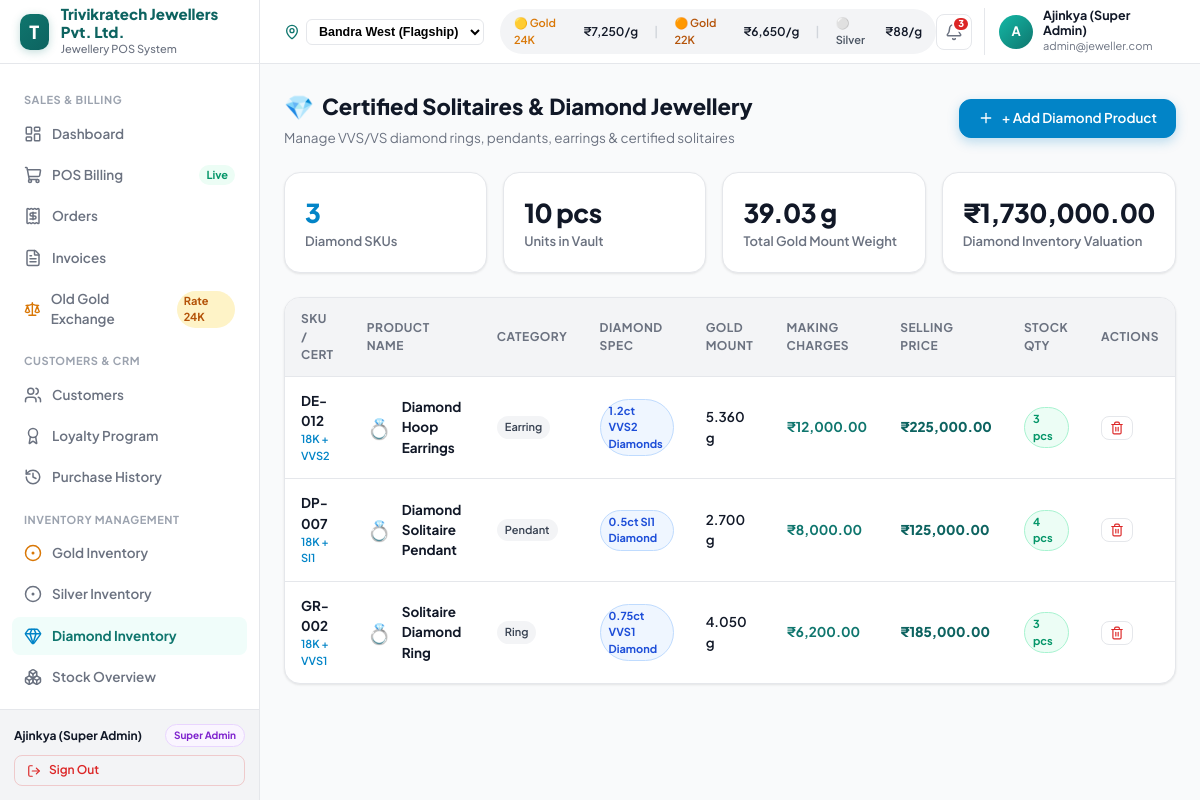
Page /inventory-diamond.php (signed in) on the committed database.
### tables this page shows
CREATE TABLE `products` (
  `id` INT AUTO_INCREMENT PRIMARY KEY,
  `sku` VARCHAR(50) NOT NULL UNIQUE,
  `name` VARCHAR(200) NOT NULL,
  `metal_type` ENUM('Gold', 'Silver', 'Diamond', 'Platinum') NOT NULL,
  `purity` VARCHAR(50) NOT NULL,
  `gross_weight` DECIMAL(10,3) NOT NULL,
  `stone_weight` DECIMAL(10,3) DEFAULT 0.000,
  `net_weight` DECIMAL(10,3) NOT NULL,
  `weight_unit` VARCHAR(10) DEFAULT 'g',
  `making_charges` DECIMAL(10,2) DEFAULT 0.00,
  `purchase_price` DECIMAL(12,2) NOT NULL,
  `selling_price` DECIMAL(12,2) NOT NULL,
  `category` VARCHAR(100) NOT NULL,
  `stone_details` TEXT DEFAULT NULL,
  `barcode` VARCHAR(100) NOT NULL UNIQUE,
  `stock` INT NOT NULL DEFAULT 0,
  `min_stock` INT NOT NULL DEFAULT 5,
  `image_emoji` VARCHAR(20) DEFAULT '💍',
  `image_color` VARCHAR(20) DEFAULT '#FEF3C7',
  `branch` VARCHAR(100) DEFAULT 'Bandra West',
  `created_at` TIMESTAMP DEFAULT CURRENT_TIMESTAMP,
  `updated_at` TIMESTAMP DEFAULT CURRENT_TIMESTAMP ON UPDATE CURRENT_TIMESTAMP
);

### config/helpers.php (called while the page is built, shortened)
<?php
function formatFullINR($amount) {
    return '₹' . number_format((float)$amount, 2, '.', ',');
}

### inventory-diamond.php (the view, shortened to what this page needs)
<?php
require_once __DIR__ . '/config/helpers.php';
$db = getDBConnection();
$products = [];
try {
    $stmt = $db->query("SELECT * FROM products WHERE metal_type = 'Diamond' ORDER BY name ASC");
    $products = $stmt->fetchAll();
} catch (Exception $e) {}
require_once __DIR__ . '/includes/header.php';
require_once __DIR__ . '/includes/sidebar.php';
require_once __DIR__ . '/includes/topbar.php';
?>
<div style="display: flex; justify-content: space-between; align-items: center; margin-bottom: 24px; flex-wrap: wrap; gap: 12px;">
  <div>
    <div style="display: flex; align-items: center; gap: 8px;">
      <span style="font-size: 24px;">💎</span>
      <h1 style="font-size: 22px; font-weight: 800; color: #111827; margin: 0;">Certified Solitaires & Diamond Jewellery</h1>
    </div>
    <p style="font-size: 13.5px; color: #6B7280; margin: 4px 0 0;">Manage VVS/VS diamond rings, pendants, earrings & certified solitaires</p>
  </div>
  <button type="button" onclick="openAddDiamondModal()" class="btn btn-primary" style="background: #0284C7; border-color: #0284C7; box-shadow: 0 4px 12px rgba(2, 132, 199, 0.25);">
    <i data-lucide="plus" style="width: 16px; height: 16px;"></i>
    <span>+ Add Diamond Product</span>
  </button>
</div>
<div class="kpi-grid" style="grid-template-columns: repeat(4, 1fr);">
  <div class="kpi-card">
    <div class="kpi-value" style="color: #0284C7;"><?= count($products) ?></div>
    <div class="kpi-label">Diamond SKUs</div>
  </div>
  <div class="kpi-card">
    <div class="kpi-value"><?= number_format(array_reduce($products, fn($s, $p) => $s + (int)$p['stock'], 0)) ?> pcs</div>
    <div class="kpi-label">Units in Vault</div>
  </div>
  <div class="kpi-card">
    <div class="kpi-value"><?= number_format(array_reduce($products, fn($s, $p) => $s + ((float)$p['net_weight'] * (int)$p['stock']), 0), 2) ?> g</div>
    <div class="kpi-label">Total Gold Mount Weight</div>
  </div>
  <div class="kpi-card">
    <div class="kpi-value"><?= formatFullINR(array_reduce($products, fn($s, $p) => $s + ((float)$p['selling_price'] * (int)$p['stock']), 0)) ?></div>
    <div class="kpi-label">Diamond Inventory Valuation</div>
  </div>
</div>
<div class="table-container">
  <table class="data-table">
    <thead>
      <tr>
        <th>SKU / Cert</th>
        <th>Product Name</th>
        <th>Category</th>
        <th>Diamond Spec</th>
        <th>Gold Mount</th>
        <th>Making Charges</th>
        <th>Selling Price</th>
        <th>Stock Qty</th>
        <th>Actions</th>
      </tr>
    </thead>
    <tbody>
      <?php if (empty($products)): ?>
        <tr><td colspan="9" style="text-align: center; color: #9CA3AF; padding: 36px;">No diamond items in vault. Click "+ Add Diamond Product" to add stock.</td></tr>
      <?php else: ?>
        <?php foreach ($products as $p): ?>
          <tr>
            <td>
              <div style="font-weight: 700; color: #111827;"><?= htmlspecialchars($p['sku']) ?></div>
              <div style="font-size: 11px; color: #0284C7; font-weight: 600;"><?= htmlspecialchars($p['purity']) ?></div>
            </td>
            <td>
              <div style="display: flex; align-items: center; gap: 10px;">
                <span style="font-size: 20px;">💍</span>
                <div>
                  <div style="font-weight: 700; color: #111827;"><?= htmlspecialchars($p['name']) ?></div>
                </div>
              </div>
            </td>
            <td>
              <span class="badge" style="background: #F3F4F6; color: #374151; font-weight: 600;">
                <?= htmlspecialchars($p['category']) ?>
              </span>
            </td>
            <td><span class="badge badge-diamond"><?= htmlspecialchars($p['stone_details'] ?? 'Certified Diamond') ?></span></td>
            <td style="font-weight: 600;"><?= $p['net_weight'] ?> g</td>
            <td>
              <div style="color: #0F766E; font-weight: 700;"><?= formatFullINR($p['making_charges']) ?></div>
            </td>
            <td style="font-weight: 800; color: var(--color-primary-dark);"><?= formatFullINR($p['selling_price']) ?></td>
            <td>
              <span class="badge <?= (int)$p['stock'] <= (int)$p['min_stock'] ? 'badge-danger' : 'badge-success' ?>">
                <?= (int)$p['stock'] ?> pcs
              </span>
            </td>
            <td>
              <div style="display: flex; gap: 6px;">
                <button type="button" onclick="deleteProduct(<?= $p['id'] ?>)" class="btn btn-ghost btn-sm" style="color: #DC2626; padding: 4px 8px;" title="Delete Item">
                  <i data-lucide="trash-2" style="width: 14px; height: 14px;"></i>
                </button>
              </div>
            </td>
          </tr>
        <?php endforeach; ?>
      <?php endif; ?>
    </tbody>
  </table>
</div>
<?php require_once __DIR__ . '/includes/footer.php'; ?>

### assets/css/style.css (style rules this page uses)
:root { --color-primary: #0F766E; --color-primary-dark: #0d6360; --color-primary-light: #14B8A6; --color-primary-subtle:#F0FDFA; --color-accent: #D4AF37; --color-accent-light: #FDE68A; --color-accent-subtle: #FFFBEB; --color-bg: #F9FAFB; --color-surface: #FFFFFF; --color-surface-2: #F3F4F6; --color-border: #E5E7EB; --color-border-2: #D1D5DB; --color-text-1: #111827; --color-text-2: #6B7280; --color-text-3: #9CA3AF; --color-success: #059669; --color-warning: #D97706; --color-danger: #DC2626; --color-info: #2563EB; --shadow-xs: 0 1px 2px rgba(0,0,0,0.05); --shadow-sm: 0 1px 3px rgba(0,0,0,0.06), 0 1px 2px rgba(0,0,0,0.04); --shadow-md: 0 4px 16px rgba(0,0,0,0.06), 0 1px 4px rgba(0,0,0,0.04); --shadow-lg: 0 8px 32px rgba(0,0,0,0.08), 0 2px 8px rgba(0,0,0,0.04); --shadow-xl: 0 20px 40px rgba(0,0,0,0.12); --radius-sm: 8px; --radius-md: 12px; --radius-lg: 16px; --radius-xl: 20px; --sidebar-width: 260px; --topbar-height: 64px; }
*, *::before, *::after { box-sizing: border-box; margin: 0; padding: 0; }
body { font-family: 'Plus Jakarta Sans', -apple-system, BlinkMacSystemFont, 'Segoe UI', Roboto, sans-serif; background-color: var(--color-bg); color: var(--color-text-1); font-size: 14px; line-height: 1.5; -webkit-font-smoothing: antialiased; }
.kpi-grid { display: grid; grid-template-columns: repeat(auto-fit, minmax(220px, 1fr)); gap: 16px; margin-bottom: 24px; }
.kpi-card { background: #FFFFFF; border: 1px solid var(--color-border); border-radius: var(--radius-lg); padding: 20px; box-shadow: var(--shadow-sm); transition: transform 0.2s ease, box-shadow 0.2s ease; }
.kpi-value { font-size: 26px; font-weight: 800; color: var(--color-text-1); letter-spacing: -0.02em; }
.kpi-label { font-size: 13px; font-weight: 600; color: var(--color-text-2); }
.btn { display: inline-flex; align-items: center; justify-content: center; gap: 8px; font-family: inherit; font-size: 13.5px; font-weight: 600; border-radius: var(--radius-md); padding: 9px 18px; border: 1px solid transparent; cursor: pointer; transition: all 0.2s ease; line-height: 1.4; }
.btn-primary { background: var(--color-primary); color: #FFFFFF; }
.btn-ghost { background: transparent; color: var(--color-text-2); border-color: var(--color-border); }
.btn-sm { padding: 6px 12px; font-size: 12px; border-radius: var(--radius-sm); }
.badge { display: inline-flex; align-items: center; gap: 4px; padding: 3px 8px; border-radius: 999px; font-size: 11px; font-weight: 700; }
.badge-success { background: #ECFDF5; color: #059669; border: 1px solid #A7F3D0; }
.badge-diamond { background: #EFF6FF; color: #1D4ED8; border: 1px solid #BFDBFE; }
.table-container { overflow-x: auto; background: #FFFFFF; border: 1px solid var(--color-border); border-radius: var(--radius-lg); box-shadow: var(--shadow-sm); }
.data-table { width: 100%; border-collapse: collapse; text-align: left; font-size: 13.5px; }
.data-table th { background: var(--color-surface-2); padding: 12px 16px; font-size: 12px; font-weight: 700; text-transform: uppercase; letter-spacing: 0.04em; color: var(--color-text-2); border-bottom: 1px solid var(--color-border); }
.data-table td { padding: 14px 16px; border-bottom: 1px solid var(--color-border); color: var(--color-text-1); }
.data-table tr:last-child td { border-bottom: none; }

### rows in the picture
products: sku "DE-012", purity "18K + VVS2", name "Diamond Hoop Earrings", category "Earring", stone_details "1.2ct VVS2 Diamonds", net_weight "5.360", making_charges "₹12,000.00", selling_price "₹225,000.00", stock "3"
products: sku "DP-007", purity "18K + SI1", name "Diamond Solitaire Pendant", category "Pendant", stone_details "0.5ct SI1 Diamond", net_weight "2.700", making_charges "₹8,000.00", selling_price "₹125,000.00", stock "4"
products: sku "GR-002", purity "18K + VVS1", name "Solitaire Diamond Ring", category "Ring", stone_details "0.75ct VVS1 Diamond", net_weight "4.050", making_charges "₹6,200.00", selling_price "₹185,000.00", stock "3"

### other values in the picture
getSetting('store_name', 'Trivikratech POS') "Trivikratech Jewellers Pvt. Ltd."
$currentUser['name'] "Ajinkya (Super Admin)"
$currentUser['role'] "Super Admin"
$gold24k "7,250"
$gold22k "6,650"
$silverRate "88"
$unreadCount "3"
substr($currentUser['name'] ?? 'A', 0, 1) "A"
$currentUser['email'] "admin@jeweller.com"
count($products) "3"
array_reduce($products, fn($s, $p) => $s + (int)$p['stock'], 0) "10"
